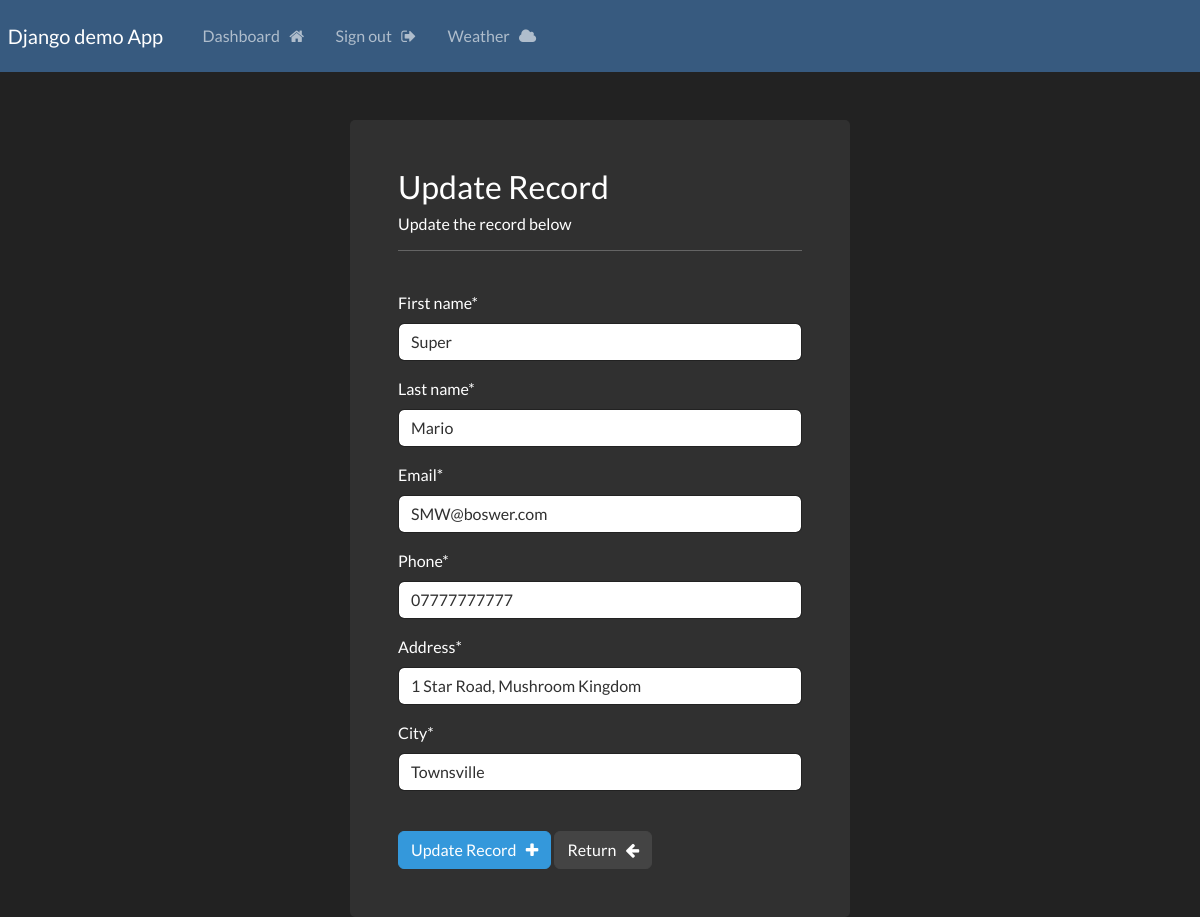
The app's page /update-record/1 (signed in) with its own data.
### website/models.py (models this page shows, shortened)
class Record(models.Model):
    creation_data = models.DateTimeField(auto_now_add=True)
    first_name = models.CharField(max_length=100)
    last_name = models.CharField(max_length=100)
    email = models.CharField(max_length=255)
    phone = models.CharField(max_length=20)
    address = models.CharField(max_length=255)
    city = models.CharField(max_length=255)

### website/views.py (the view)
# urls.py: path('update-record/<int:pk>', views.update_record, name="update-record"),
@login_required(login_url='my-login')
def update_record(request, pk):
    record = Record.objects.get(id=pk)
    form = UpdateRecordForm(instance=record)
    if request.method == "POST":
        form = UpdateRecordForm(request.POST, instance=record)
        if form.is_valid():
            form.save()
            messages.success(request, "Record Successfully updated!")
            return redirect("dashboard")
    context = {'update_form': form}
    return render(request, 'website/update-record.html', context=context)

### website/forms.py
class UpdateRecordForm(forms.ModelForm):
    class Meta:
        model = Record
        fields = ['first_name', 'last_name', 'email', 'phone','address','city']

### website/templates/website/update-record.html (shortened to what this page needs)
{% extends "website/base.html" %}
{% load crispy_forms_tags %}
{% block content %}
    <br>
    <div class="container bg-dark p-5 form-layout">
        <h3>Update Record</h3>
        <h6>Update the record below</h6>
        <hr>
        <br>
        <form method="POST" autocomplete="off">
            {{update_form|crispy}}
            <br>
            <button type="submit" class="btn btn-info">Update Record &nbsp; <i class="fa fa-plus" aria-hidden="true"></i></button>
            <a href="{% url "dashboard" %}" class="btn btn-secondary">Return &nbsp; <i class="fa fa-arrow-left" aria-hidden="true"></i></a>
        </form>
    </div>
{% endblock  %}

### static/css/styles.css (style rules this page uses)
.form-layout { border-radius: 5px; width: 500px; }

### records on screen
Record: first_name "Super", last_name "Mario", email "SMW@boswer.com", phone "07777777777", address "1 Star Road, Mushroom Kingdom", city "Townsville"
